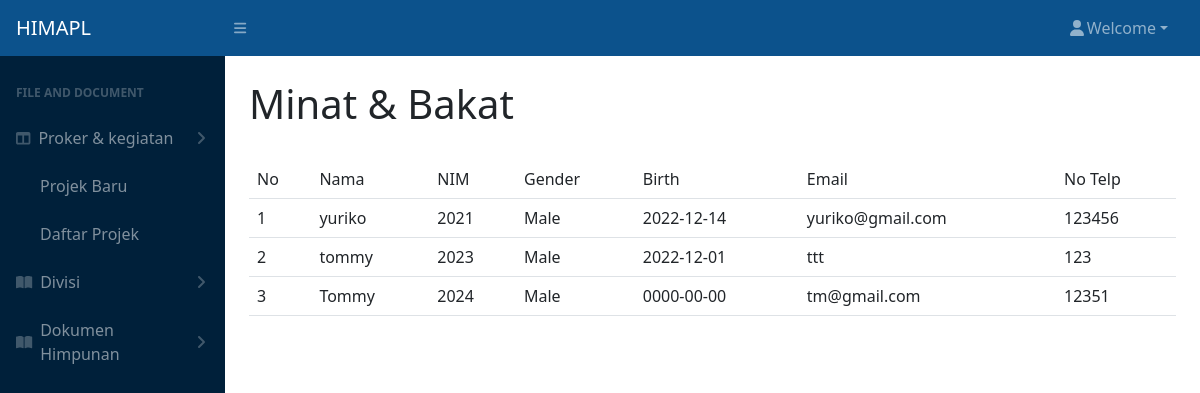
/main.php?page=minatbakat, run on the app's committed database.
### tables this page shows
CREATE TABLE `tblanggota` (
  `namaAnggota` varchar(20) NOT NULL,
  `NIM` varchar(10) NOT NULL,
  `divisi` varchar(20) NOT NULL,
  `password` varchar(64) NOT NULL,
  `gender` varchar(15) NOT NULL,
  `birth` date NOT NULL,
  `email` text NOT NULL,
  `phoneNumber` int(15) NOT NULL
);

### pages/divisi/minat&bakat.php (the view)
<div class="table-responsive">
<table class="table table-border" id="dataTable" cellspacing="0">
<h1>Minat & Bakat</h1>
<br>
    <tr>
        <td>No</td>
        <td>Nama</td>
        <td>NIM</td>
        <td>Gender</td>
        <td>Birth</td>
        <td>Email</td>
        <td>No Telp</td>
    </tr>
<?php
    include "koneksi.php";
    $sql = "select * from tblAnggota where divisi = 'Minat & Bakat'";
    $query = mysqli_query($db, $sql);
    $nomor = 1;
    while($data  = mysqli_fetch_array($query)){
?>
<tr>
        <td><?php echo $nomor; ?></td>
        <td><?php echo $data['namaAnggota'] ?></td>
        <td><?php echo $data['NIM'] ?></td>
        <td><?php echo $data['gender'] ?></td>
        <td><?php echo $data['birth'] ?></td>
        <td><?php echo $data['email'] ?></td>
        <td><?php echo $data['phoneNumber'] ?></td>
    </tr>
<?php $nomor++;}?>
</table>
</div>

### main.php (shortened to what this page needs)
<?php
include "Koneksi.php";
?>
<!DOCTYPE html>
<html lang="en">
<head>
    <link href="https://cdn.jsdelivr.net/npm/simple-datatables@latest/dist/style.css" rel="stylesheet" />
    <link href="Global/css/styles.css" rel="stylesheet" />
</head>
<body class="sb-nav-fixed">
    <nav class="sb-topnav navbar navbar-expand navbar-dark bg-dark">
        <a class="navbar-brand ps-3" href="">HIMAPL</a>
        <button class="btn btn-link btn-sm order-1 order-lg-0 me-4 me-lg-0" id="sidebarToggle" href="#!"><i class="fas fa-bars"></i></button>
        <ul class="navbar-nav ms-auto ms-md-9 me-3 me-lg-4">
            <li class="nav-item dropdown">
                <a class="nav-link dropdown-toggle" id="navbarDropdown" href="#" role="button" data-bs-toggle="dropdown" aria-expanded="false"><i class="fas fa-user fa-fw"></i>Welcome</a>
            </li>
        </ul>
    </nav>
    <div id="layoutSidenav">
        <div id="layoutSidenav_nav">
            <nav class="sb-sidenav accordion sb-sidenav-dark" id="sidenavAccordion">
                <div class="sb-sidenav-menu">
                    <div class="nav">
                        <div class="sb-sidenav-menu-heading">File and Document</div>
                        <a class="nav-link collapsed" href="#" data-bs-toggle="collapse" data-bs-target="#collapseLayouts" aria-expanded="false" aria-controls="collapseLayouts">
                            <div class="sb-nav-link-icon"><i class="fas fa-columns"></i></div>
                            Proker & kegiatan
                            <div class="sb-sidenav-collapse-arrow"><i class="fas fa-angle-down"></i></div>
                        </a>
                        <div c lass="collapse" id="collapseLayouts" aria-labelledby="headingOne" data-bs-parent="#sidenavAccordion">
                            <nav class="sb-sidenav-menu-nested nav">
                                <a class="nav-link" href="main.php?page=newProject">Projek Baru</a>
                                <a class="nav-link" href="main.php?page=daftarProjek">Daftar Projek</a>
                            </nav>
                        </div>
                        <a class="nav-link collapsed" href="#" data-bs-toggle="collapse" data-bs-target="#collapsePages" aria-expanded="false" aria-controls="collapsePages">
                            <div class="sb-nav-link-icon"><i class="fas fa-book-open"></i></div>
                            Divisi
                            <div class="sb-sidenav-collapse-arrow"><i class="fas fa-angle-down"></i></div>
                        </a>
                        <a class="nav-link collapsed" href="#" data-bs-toggle="collapse" data-bs-target="#collapseDokumen" aria-expanded="false" aria-controls="collapseDokumen">
                            <div class="sb-nav-link-icon"><i class="fas fa-book-open"></i></div>
                            Dokumen Himpunan
                            <div class="sb-sidenav-collapse-arrow"><i class="fas fa-angle-down"></i></div>
                        </a>
                    </div>
                </div>
            </nav>
        </div>
        <div id="layoutSidenav_content">
            <main>
                <div class="container-fluid px-4">
                    <?php
                    if (isset($_GET['page'])) {
                        $page = $_GET['page'];
                        switch ($page) {
                            case 'minatbakat':
                                include "pages/divisi/minat&bakat.php";
                                break;
                        }
                    } else {
                        echo "Hello";
                    }
                    ?>
                </div>
            </main>
        </div>
    </div>
</body>
</html>

### main.php (style rules this page uses)
.bg-dark { --bs-bg-opacity: 1; background-color: #0c528c !important; }
.sb-sidenav-dark { background-color: #00203a; }

### data on the page
tblanggota: namaAnggota "yuriko", NIM "2021", gender "Male", birth "2022-12-14", email "yuriko@gmail.com", phoneNumber "123456"
tblanggota: namaAnggota "tommy", NIM "2023", gender "Male", birth "2022-12-01", email "ttt", phoneNumber "123"
tblanggota: namaAnggota "Tommy", NIM "2024", gender "Male", birth "0000-00-00", email "tm@gmail.com", phoneNumber "12351"
